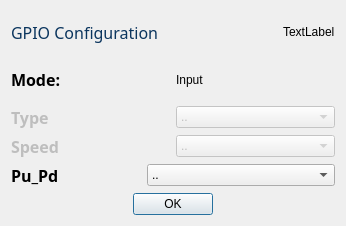
<?xml version="1.0" encoding="UTF-8"?>
<ui version="4.0">
 <class>configI</class>
 <widget class="QDialog" name="configI">
  <property name="geometry">
   <rect>
    <x>0</x>
    <y>0</y>
    <width>346</width>
    <height>226</height>
   </rect>
  </property>
  <property name="windowTitle">
   <string>Dialog</string>
  </property>
  <layout class="QGridLayout" name="gridLayout">
   <item row="0" column="0">
    <layout class="QVBoxLayout" name="verticalLayout_2">
     <item>
      <layout class="QVBoxLayout" name="verticalLayout">
       <item>
        <layout class="QHBoxLayout" name="horizontalLayout_5">
         <item>
          <widget class="QLabel" name="label">
           <property name="font">
            <font>
             <family>Montserrat Black</family>
             <pointsize>12</pointsize>
             <weight>10</weight>
             <italic>false</italic>
             <bold>false</bold>
            </font>
           </property>
           <property name="styleSheet">
            <string notr="true">font: 87 12pt &quot;Montserrat Black&quot;;
color: rgb(11, 53, 94);</string>
           </property>
           <property name="text">
            <string>GPIO Configuration</string>
           </property>
          </widget>
         </item>
         <item>
          <spacer name="horizontalSpacer">
           <property name="orientation">
            <enum>Qt::Horizontal</enum>
           </property>
           <property name="sizeHint" stdset="0">
            <size>
             <width>40</width>
             <height>20</height>
            </size>
           </property>
          </spacer>
         </item>
         <item>
          <widget class="QLabel" name="label1">
           <property name="text">
            <string>TextLabel</string>
           </property>
          </widget>
         </item>
        </layout>
       </item>
       <item>
        <layout class="QHBoxLayout" name="horizontalLayout_3">
         <item>
          <widget class="QLabel" name="Lmode">
           <property name="enabled">
            <bool>true</bool>
           </property>
           <property name="font">
            <font>
             <family>Raleway Black</family>
             <pointsize>12</pointsize>
             <weight>75</weight>
             <bold>true</bold>
            </font>
           </property>
           <property name="text">
            <string>Mode:</string>
           </property>
          </widget>
         </item>
         <item>
          <widget class="QLabel" name="label_2">
           <property name="text">
            <string>Input</string>
           </property>
          </widget>
         </item>
        </layout>
       </item>
       <item>
        <layout class="QHBoxLayout" name="horizontalLayout_2">
         <item>
          <widget class="QLabel" name="Ltype">
           <property name="enabled">
            <bool>false</bool>
           </property>
           <property name="font">
            <font>
             <family>Raleway Black</family>
             <pointsize>12</pointsize>
             <weight>75</weight>
             <bold>true</bold>
            </font>
           </property>
           <property name="text">
            <string>Type </string>
           </property>
          </widget>
         </item>
         <item>
          <widget class="QComboBox" name="TYPE">
           <property name="enabled">
            <bool>false</bool>
           </property>
           <property name="cursor">
            <cursorShape>PointingHandCursor</cursorShape>
           </property>
           <item>
            <property name="text">
             <string>..</string>
            </property>
           </item>
           <item>
            <property name="text">
             <string>Push-Pull</string>
            </property>
           </item>
           <item>
            <property name="text">
             <string>Open Drain</string>
            </property>
           </item>
          </widget>
         </item>
        </layout>
       </item>
       <item>
        <layout class="QHBoxLayout" name="horizontalLayout">
         <item>
          <widget class="QLabel" name="Lspeed">
           <property name="enabled">
            <bool>false</bool>
           </property>
           <property name="font">
            <font>
             <family>Raleway Black</family>
             <pointsize>12</pointsize>
             <weight>75</weight>
             <bold>true</bold>
            </font>
           </property>
           <property name="text">
            <string>Speed</string>
           </property>
          </widget>
         </item>
         <item>
          <widget class="QComboBox" name="Speed">
           <property name="enabled">
            <bool>false</bool>
           </property>
           <property name="cursor">
            <cursorShape>PointingHandCursor</cursorShape>
           </property>
           <item>
            <property name="text">
             <string>..</string>
            </property>
           </item>
           <item>
            <property name="text">
             <string>Very Low Speed</string>
            </property>
           </item>
           <item>
            <property name="text">
             <string>Low Speed</string>
            </property>
           </item>
           <item>
            <property name="text">
             <string>High Speed</string>
            </property>
           </item>
           <item>
            <property name="text">
             <string>Very High Speed</string>
            </property>
           </item>
          </widget>
         </item>
        </layout>
       </item>
       <item>
        <layout class="QHBoxLayout" name="horizontalLayout_4">
         <item>
          <widget class="QLabel" name="Lpu_pd">
           <property name="enabled">
            <bool>true</bool>
           </property>
           <property name="font">
            <font>
             <family>Raleway Black</family>
             <pointsize>12</pointsize>
             <weight>75</weight>
             <bold>true</bold>
            </font>
           </property>
           <property name="text">
            <string>Pu_Pd</string>
           </property>
          </widget>
         </item>
         <item>
          <widget class="QComboBox" name="Pu_Pd">
           <property name="enabled">
            <bool>true</bool>
           </property>
           <property name="cursor">
            <cursorShape>PointingHandCursor</cursorShape>
           </property>
           <item>
            <property name="text">
             <string>..</string>
            </property>
           </item>
           <item>
            <property name="text">
             <string>No pull up /pull down resistor</string>
            </property>
           </item>
           <item>
            <property name="text">
             <string>pull up </string>
            </property>
           </item>
           <item>
            <property name="text">
             <string>pull down</string>
            </property>
           </item>
          </widget>
         </item>
        </layout>
       </item>
      </layout>
     </item>
     <item>
      <layout class="QHBoxLayout" name="horizontalLayout_6">
       <item>
        <spacer name="horizontalSpacer_2">
         <property name="orientation">
          <enum>Qt::Horizontal</enum>
         </property>
         <property name="sizeHint" stdset="0">
          <size>
           <width>40</width>
           <height>20</height>
          </size>
         </property>
        </spacer>
       </item>
       <item>
        <widget class="QPushButton" name="pushButton">
         <property name="text">
          <string>OK</string>
         </property>
        </widget>
       </item>
       <item>
        <spacer name="horizontalSpacer_3">
         <property name="orientation">
          <enum>Qt::Horizontal</enum>
         </property>
         <property name="sizeHint" stdset="0">
          <size>
           <width>40</width>
           <height>20</height>
          </size>
         </property>
        </spacer>
       </item>
      </layout>
     </item>
    </layout>
   </item>
  </layout>
 </widget>
 <resources/>
 <connections/>
</ui>
